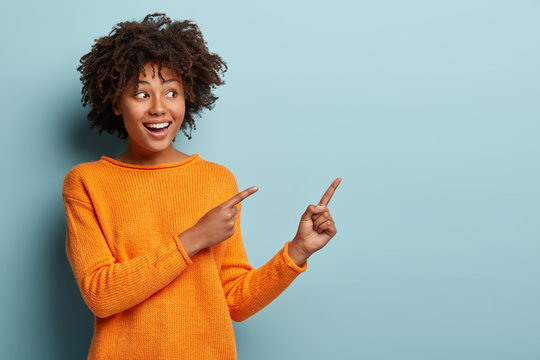
#> input picture Lab03/face.jpg, 540 x 360 px
$ jupyter execute E_21_416_Lab_03.ipynb   (older library calls are emulated)
#> lines starting #> are read from the running program, lines starting #| are printed output that depends on the picture
# CO543: Image Processing - Lab 3

[cell 1]
import cv2
import numpy as np
import matplotlib.pyplot as plt

[cell 2]
def show(img, title="Image"):
    plt.imshow(img, cmap='gray')
    plt.title(title)
    plt.axis('off')

[cell 3]
img = cv2.imread('face.jpg', cv2.IMREAD_GRAYSCALE)
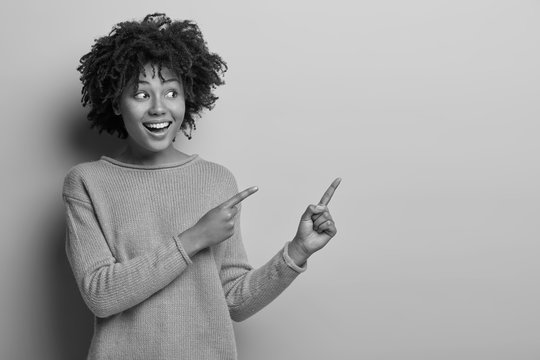
#> img: shape (360, 540); min 0, max 255, mean 165.9
show(img, "Original Image")

# Task 1 — Simulate Salt-and-Pepper Noise

[cell 4]
noisy = img.copy()
prob = 0.02

rand = np.random.rand(*img.shape)
noisy[rand < prob] = 255        # salt
noisy[rand > 1 - prob] = 0      # pepper
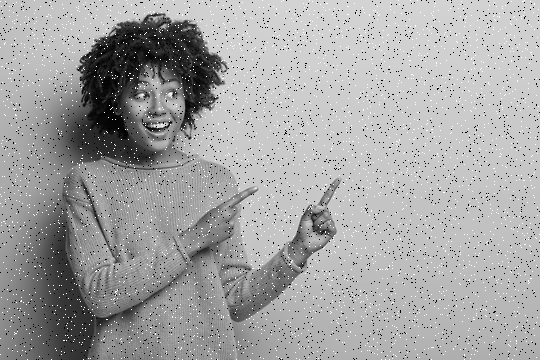
#> noisy: shape (360, 540); min 0, max 255, mean 164.4

show(noisy, "Salt-and-Pepper Noise")

**How noise disrupts fine facial structure and why randomness breaks
visual continuity**

Fine facial structures such as eyes, eyelashes, skin texture, lips, and wrinkles rely on small, smooth intensity variations. Noise randomly alters pixel values, which:

* Breaks smooth shading on skin

* Distorts thin features like eyebrows and eyelashes

* Introduces false bright or dark spots that look like texture but are not real

* Masks subtle details that define facial expressions

As a result, important facial features lose clarity and realism.

Visual continuity exists when neighboring pixels change gradually and meaningfully, forming edges, contours, and textures. Random noise breaks this because:

* Noise pixels appear independent of their neighbors

* There is no consistent pattern or direction

* Abrupt intensity changes occur where none should exist

This causes edges to appear jagged, surfaces to look rough, and structures to lose coherence, making the image harder for both humans and algorithms to interpret.

**Why is random noise more damaging than uniform blur?**

Random noise is more damaging than uniform blur because it disrupts image structure unpredictably, whereas uniform blur degrades details consistently while preserving overall shapes and continuity.

# Task 2 — Apply Mean Filter

[cell 5]
noisy2 = cv2.imread('Sample image.jpg', cv2.IMREAD_GRAYSCALE)
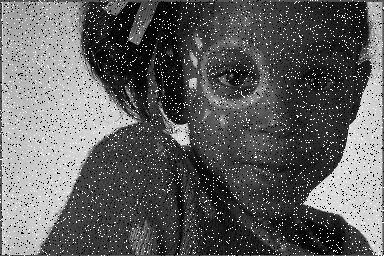
#> input picture Lab03/Sample image.jpg, 384 x 256 px
#> noisy2 is the input picture: shape (256, 384); min 0, max 255, mean 96.7
show(noisy2, "Given Noisy Image")

[cell 6]
mean = cv2.blur(noisy2, (3,3))
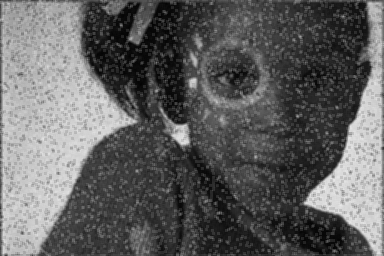
#> mean: shape (256, 384); min 3, max 233, mean 96.7
show(mean, "Mean Filtered Image")

**Why does the image become blurry?**

A mean filter replaces each pixel with the average of its neighbors.
This averaging:
* Reduces small noise variations
* Also reduces intensity differences at edges

Edges depend on sharp intensity changes
Averaging smooths these changes -- blur

**Why does naive smoothing destroy edge sharpness?**
At an edge:
* One side is dark
* Other side is bright

Mean filtering mixes both sides, so:
* Dark pixels become brighter
* Bright pixels become darker
* The edge becomes washed out

**Why is blurring sometimes acceptable in low-detail backgrounds?**

Blurring is acceptable in low-detail backgrounds because these regions contain minimal structural information, so smoothing reduces noise without noticeably degrading important visual features.

# Task 3 — Median Filter for Salt-Pepper

[cell 7]
median2 = cv2.medianBlur(noisy2, 3)
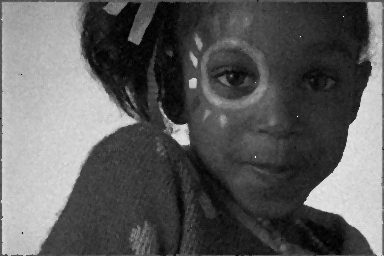
#> median2: shape (256, 384); min 0, max 246, mean 93.1
show(median2, "Median Filtered Image")

**How median preserves edges and eliminates impulses more effectively?**

The median filter replaces each pixel with the median value of its neighborhood. This effectively removes salt-and-pepper noise because extreme pixel values are discarded. Unlike mean filtering, median filtering preserves edge sharpness since edges are not averaged across.

**Why does median treat noise differently from mean?**

Median filtering removes noise by selecting the middle value rather than averaging all values. This prevents extreme noise values from influencing the result, making it especially effective for impulse noise.

# Task 4 — Gaussian Smoothing

[cell 8]
gauss2 = cv2.GaussianBlur(noisy2, (5,5), 1)
show(gauss2, "Gaussian Smoothed Image")

**Introduce Gaussian blur and examine trade-offs between noise reduction and structural loss.**

Gaussian smoothing reduces noise by averaging pixels with weights determined by a Gaussian function. Nearby pixels contribute more than distant ones, producing a smoother and more natural-looking image. However, increasing the smoothing strength can lead to loss of fine details.

**Why does Gaussian blur feel visually “natural”?**

Gaussian blur resembles the way light spreads in optical systems and human vision, making the smoothing effect appear more natural and less artificial.

# Task 5 — Bilateral Filtering for Edge Preservation

[cell 9]
bil2 = cv2.bilateralFilter(noisy2, 9, 60, 60)
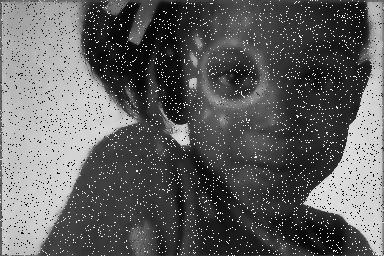
#> bil2: shape (256, 384); min 3, max 254, mean 96.6
show(bil2, "Bilateral Filtered Image")

**Explain how preserving edge discontinuities keeps facial identity intact.**

Bilateral filtering reduces noise while preserving edges by considering both spatial distance and intensity difference between pixels. Pixels with similar intensities are averaged, while pixels across edges are not mixed, helping retain important facial structures.

**Why are edge-aware filters more computationally expensive?**

Edge-aware filters require additional computations to compare both pixel distance and intensity differences, making them slower than simple averaging filters.

# Task 6 — Laplacian Sharpening

[cell 10]
lap2 = cv2.Laplacian(bil2, cv2.CV_64F)
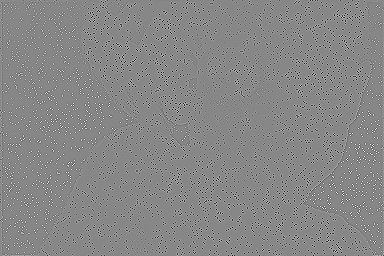
#> lap2: shape (256, 384) float64; min -983, max 871, mean 0.1; drawn with min black and max white
sharp2 = cv2.subtract(bil2, lap2.astype(np.uint8))
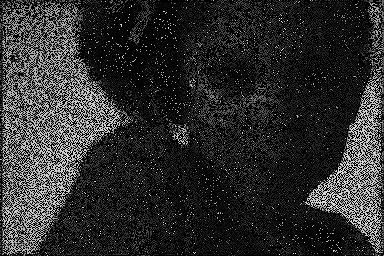
#> sharp2: shape (256, 384); min 0, max 247, mean 44.4
show(sharp2, "Sharpened Image")
